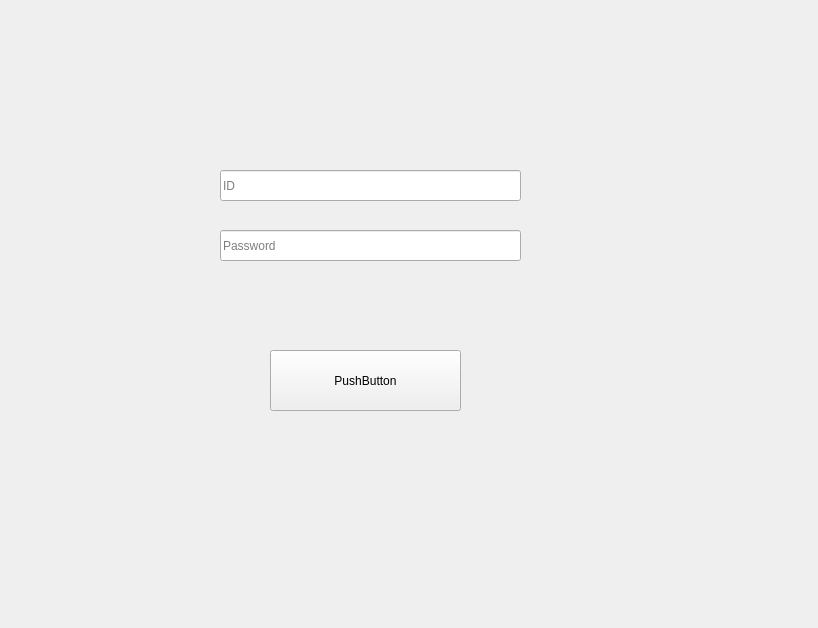
<?xml version="1.0" encoding="UTF-8"?>
<ui version="4.0">
 <class>Form</class>
 <widget class="QWidget" name="Form">
  <property name="geometry">
   <rect>
    <x>0</x>
    <y>0</y>
    <width>818</width>
    <height>628</height>
   </rect>
  </property>
  <property name="windowTitle">
   <string>Form</string>
  </property>
  <widget class="QPushButton" name="btn_login">
   <property name="geometry">
    <rect>
     <x>270</x>
     <y>350</y>
     <width>191</width>
     <height>61</height>
    </rect>
   </property>
   <property name="text">
    <string>PushButton</string>
   </property>
  </widget>
  <widget class="QLineEdit" name="input_prod_id">
   <property name="geometry">
    <rect>
     <x>220</x>
     <y>170</y>
     <width>301</width>
     <height>31</height>
    </rect>
   </property>
   <property name="inputMask">
    <string/>
   </property>
   <property name="text">
    <string/>
   </property>
   <property name="placeholderText">
    <string>ID</string>
   </property>
  </widget>
  <widget class="QLineEdit" name="input_prod_pwd">
   <property name="geometry">
    <rect>
     <x>220</x>
     <y>230</y>
     <width>301</width>
     <height>31</height>
    </rect>
   </property>
   <property name="placeholderText">
    <string>Password</string>
   </property>
  </widget>
 </widget>
 <resources/>
 <connections>
  <connection>
   <sender>btn_login</sender>
   <signal>clicked()</signal>
   <receiver>Form</receiver>
   <slot>btn_main_to_second()</slot>
   <hints>
    <hint type="sourcelabel">
     <x>370</x>
     <y>400</y>
    </hint>
    <hint type="destinationlabel">
     <x>445</x>
     <y>454</y>
    </hint>
   </hints>
  </connection>
 </connections>
 <slots>
  <slot>btn_main_to_second()</slot>
 </slots>
</ui>
